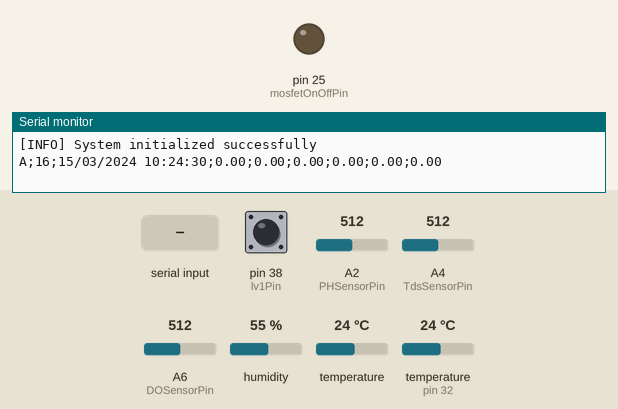
This sketch was run on a simulated Arduino Mega 2560, built with avr-gcc and run on an emulated ATmega2560. Shown: output pins drawn as LEDs (lit = HIGH), the last lines printed to the serial monitor. The test bench sets the inputs (shaded band); at power-on: pin 38 (lv1Pin) HIGH, A2 (PHSensorPin) = 512, A4 (TdsSensorPin) = 512, A6 (DOSensorPin) = 512, humidity 55 %, temperature 24 °C, temperature (sensor on pin 32) 24 °C. The local clock reads 2024-03-15 10:24:30 at power-on unless the sketch sets it.

Above: at 1.2 s.
1.3 s: "SET TEMP MIN \n" received over Serial
At 4.7 s:
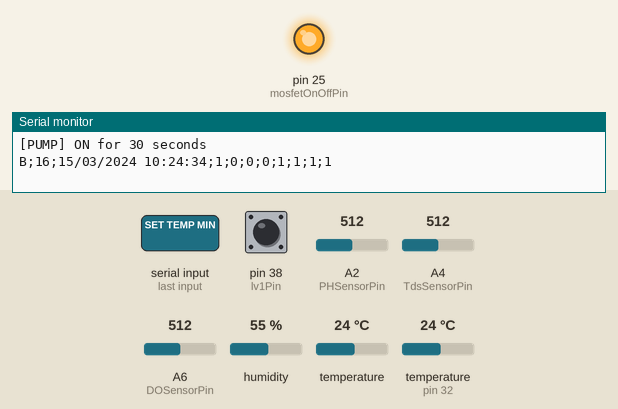
Timing chart, 0 to 34.5 s (numbered marks = the images above; inputs shaded):
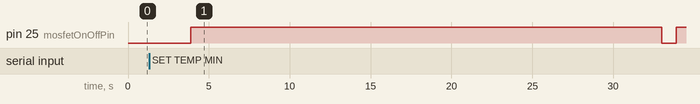

The sketch:

AMCS_CombinedwithExisitingSystem.ino
```cpp
#include <Wire.h>
#include <Adafruit_Sensor.h>
#include <Adafruit_BME280.h>
#include <EEPROM.h>
#include <OneWire.h>            // DS18B20
#include <DallasTemperature.h>  // DS18B20
#include "GravityTDS.h"         // TDS Sensor
#include "DFRobot_PH.h"         // PH Sensor
#include <ds3231.h>             // RTC

// Pin dan Sensor
const int mosfetOnOffPin = 25;
Adafruit_BME280 bme;

// Variabel Sensor dan Pompa
float temp, humidity;
bool pumpActive = false;
unsigned long pumpStartTime = 0;
unsigned long pumpDuration = 0;
unsigned long lastPoll = 0;
const unsigned long pollInterval = 3000;

//  Farm ID
const int farmID = 16;

// A Sensor
float waterTemp = 0.0;
float pHValue = 0.0;
float tdsValue = 0.0;
float oxygenValue = 0.0;

// === B Aktuator ===
bool mainTankPump = true;
bool PHUpPump = false;
bool PHDownPump = false;
bool mixAPump = false;
bool mixBPump = true;
bool valve = true;
bool mist = false;
bool lv1 = false;

// === Threshold Dummy ===
float thPHUp = 6.5;
float thPHDown = 5.5;
float thTDSUp = 1300;
float thTDSDown = 800;
float tempMin = 15.5;
float tempMax = 27.9;
float humMin = 82.0;
float humMax = 92.0;

//  Analog Pin Definitions for Arduino Mega
#define PHSensorPin A2
#define TdsSensorPin A4
#define DOSensorPin A6
int airTempPin = 34;
int waterTempPin = 32;
int lv1Pin = 38;  // Up Level
int lv2Pin = 40;  // Low Level

// DS18B20
#define ONE_WIRE_BUS waterTempPin
OneWire oneWire(ONE_WIRE_BUS);
DallasTemperature sensors(&oneWire);

// pH Sensor
int buf[10];
DFRobot_PH ph;
float PHVoltage = 0;

// TDS Sensor
GravityTDS gravityTds;
#define VREF 5.0            // 5V reference for Arduino Mega
#define SCOUNT 30
int analogBuffer[SCOUNT];
int analogBufferIndex = 0;

// DO Sensor
#define VREF_DO 5000        // 5V reference for Arduino Mega
#define ADC_RES 1024        // 10-bit ADC for Arduino Mega
#define TWO_POINT_CALIBRATION 0
#define READ_TEMP 28
#define CAL1_V 1900
#define CAL1_T 32
#define CAL2_V 1000
#define CAL2_T 14
const uint16_t DO_Table[41] = {
  14460, 14220, 13820, 13440, 13090, 12740, 12420, 12110, 11810, 11530,
  11260, 11010, 10770, 10530, 10300, 10080, 9860, 9660, 9460, 9270,
  9080, 8900, 8730, 8570, 8410, 8250, 8110, 7960, 7820, 7690,
  7560, 7430, 7300, 7180, 7070, 6950, 6840, 6730, 6630, 6530, 6410
};

//Timer Kirim Pesan
unsigned long lastMsgA = 0, lastMsgB = 0, lastMsgSP = 0;

//For RTC
char timeNow[30];
char TimeStamps[30];
struct ts t;
int secondSendA = 0;
int secondSendB = 0;
int secondSendSP = 0;
int secNow = 0;

// Function Declarations
void loadThresholdsFromEEPROM();
void saveThresholdsToEEPROM();
void getTime();
void getTimeStamps();
String getFormattedTime();
bool isPumpOn();
void turnPumpOn();
void turnPumpOff();
void updateMistStatus();
void handleSerialCommand();
void readWaterTemp();
void readPH();
void readTDS();
void readDO();
int16_t readDOValue(uint32_t voltage_mv, uint8_t temperature_c);
void readLevelSensor();

// RTC simulation (since we don't have WiFi)
unsigned long startTime = 0;

// RTC Functions
void getTime(){
  DS3231_get(&t);
  sprintf(timeNow, "%d/%d/%d %d:%d:%d",t.mday,t.mon,t.year,t.hour,t.min,t.sec);
}

void getTimeStamps() {
  DS3231_get(&t);
  sprintf(TimeStamps, "%d;%d;%d;%d;%d;%d", t.year, t.mon, t.mday, t.hour, t.min, t.sec);
}

// EEPROM Helpers
void loadThresholdsFromEEPROM() {
  EEPROM.get(0, tempMin);
  EEPROM.get(10, tempMax);
  EEPROM.get(20, humMin);
  EEPROM.get(30, humMax);
  if (isnan(tempMin)) tempMin = 15.5;
  if (isnan(tempMax)) tempMax = 27.9;
  if (isnan(humMin)) humMin = 82.0;
  if (isnan(humMax)) humMax = 92.0;
}

void saveThresholdsToEEPROM() {
  EEPROM.put(0, tempMin);
  EEPROM.put(10, tempMax);
  EEPROM.put(20, humMin);
  EEPROM.put(30, humMax);
}

// RTC timestamp function
String getFormattedTime() {
  DS3231_get(&t);
  char buffer[30];
  sprintf(buffer, "%02d/%02d/%04d %02d:%02d:%02d",
          t.mday, t.mon, t.year, t.hour, t.min, t.sec);
  return String(buffer);
}

//  Pompa
bool isPumpOn() {
  return digitalRead(mosfetOnOffPin) == HIGH;
}

void turnPumpOn() {
  digitalWrite(mosfetOnOffPin, HIGH);
  if (!pumpActive) {
    pumpActive = true;
    mist = true;  // Update status mist saat pompa ON
    Serial.print("[PUMP] ON for ");
    Serial.print(pumpDuration / 1000);
    Serial.println(" seconds");
  }
}

void turnPumpOff() {
  digitalWrite(mosfetOnOffPin, LOW);
  if (pumpActive) {
    pumpActive = false;
    mist = false;  // Update status mist saat pompa OFF
    Serial.println("[PUMP] OFF");
  }
}

// update status mist
void updateMistStatus() {
  mist = isPumpOn();
}

//Serial Command Handler
void handleSerialCommand() {
  if (Serial.available()) {
    String input = Serial.readStringUntil('\n');
    input.trim();
    input.toUpperCase();

    if (input.startsWith("SET TEMP MIN ")) {
      float value = input.substring(13).toFloat();
      if (value > 0 && value < tempMax) {
        tempMin = value;
        saveThresholdsToEEPROM();
        Serial.print("[THRESHOLD] tempMin updated to ");
        Serial.println(tempMin);
      }
    } else if (input.startsWith("SET TEMP MAX ")) {
      float value = input.substring(13).toFloat();
      if (value > tempMin && value < 100) {
        tempMax = value;
        saveThresholdsToEEPROM();
        Serial.print("[THRESHOLD] tempMax updated to ");
        Serial.println(tempMax);
      }
    } else if (input.startsWith("SET HUM MIN ")) {
      float value = input.substring(12).toFloat();
      if (value > 0 && value < humMax) {
        humMin = value;
        saveThresholdsToEEPROM();
        Serial.print("[THRESHOLD] humMin updated to ");
        Serial.println(humMin);
      }
    } else if (input.startsWith("SET HUM MAX ")) {
      float value = input.substring(12).toFloat();
      if (value > humMin && value < 100) {
        humMax = value;
        saveThresholdsToEEPROM();
        Serial.print("[THRESHOLD] humMax updated to ");
        Serial.println(humMax);
      }
    } else {
      Serial.println("[INFO] Format perintah tidak dikenal");
    }
  }
}

// Sensor Reading Functions
void readWaterTemp() {
  sensors.requestTemperatures();
  waterTemp = sensors.getTempCByIndex(0);
  if (waterTemp == DEVICE_DISCONNECTED_C) {
    waterTemp = 25.0; // Default value if sensor disconnected
  }
}

void readPH() {
  for (int i = 0; i < 10; i++) {
    buf[i] = analogRead(PHSensorPin);
    delay(10);
  }
  int avgValue = 0;
  for (int i = 2; i < 8; i++) {
    avgValue += buf[i];
  }
  PHVoltage = (float)avgValue * 5.0 / 1024.0 / 6;  // For Arduino Mega ADC
  pHValue = ph.readPH(PHVoltage, waterTemp);
  // Alternative calibration formula (uncomment if needed):
  // pHValue = (-0.0128 * PHVoltage) + 25.511;
}

void readTDS() {
  gravityTds.setTemperature(waterTemp);
  gravityTds.update();
  tdsValue = gravityTds.getTdsValue();
}

// Alternative TDS reading method (commented out)
/*
void readTDS() {
  int tdsADC = analogRead(TdsSensorPin);
  float tdsRaw = (float(tdsADC) / 1024.0) * 2000.0;  // For Arduino Mega
  tdsValue = (0.8081 * tdsRaw) + 39.094;  // Kalibrasi ID 10
}
*/

void readDO() {
  int adc = analogRead(DOSensorPin);
  uint16_t voltage_mv = adc * 5000 / 1024;  // Convert to mV for Arduino Mega
  int tempIdx = constrain((int)waterTemp, 0, 40);
  oxygenValue = (float)readDOValue(voltage_mv, tempIdx) / 1000.0;  // Convert to mg/L
}

int16_t readDOValue(uint32_t voltage_mv, uint8_t temperature_c) {
#if TWO_POINT_CALIBRATION == 0
  uint16_t V_saturation = (uint32_t)CAL1_V + (uint32_t)35 * temperature_c - (uint32_t)CAL1_T * 35;
  return (voltage_mv * DO_Table[temperature_c] / V_saturation);
#else
  uint16_t V_saturation = ((int16_t)temperature_c - CAL2_T) * ((uint16_t)CAL1_V - CAL2_V) / ((uint8_t)CAL1_T - CAL2_T) + CAL2_V;
  return (voltage_mv * DO_Table[temperature_c] / V_saturation);
#endif
}

void readLevelSensor() {
  lv1 = digitalRead(lv1Pin);
}

// Setup
void setup() {
  Serial.begin(115200);
  while (!Serial);

  // Initialize EEPROM (Arduino Mega has built-in EEPROM)
  loadThresholdsFromEEPROM();

  // Initialize sensors
  sensors.begin();              // DS18B20
  ph.begin();                  // PH
  gravityTds.setPin(TdsSensorPin);
  gravityTds.setAref(VREF);
  gravityTds.setAdcRange(1023);     // Arduino Mega uses 10-bit ADC (0-1023)
  gravityTds.begin();

  // Initialize pins
  pinMode(mosfetOnOffPin, OUTPUT);
  pinMode(lv1Pin, INPUT_PULLUP);  // Set level sensor pin as input with pullup
  pinMode(lv2Pin, INPUT_PULLUP);  // Set level sensor pin as input with pullup
  digitalWrite(mosfetOnOffPin, LOW);

  // Initialize BME280
  if (!bme.begin(0x76)) {
    Serial.println("[ERROR] BME280 sensor not found!");
    while (1) delay(1);
  }

  // Initialize RTC
  DS3231_init(DS3231_CONTROL_INTCN);

  // Set start time for timestamp simulation
  startTime = millis();

  Serial.println("[INFO] System initialized successfully");
}

  // === Loop ===
void loop() {
  unsigned long now = millis();
  handleSerialCommand();

  // Get current second for RTC timing
  DS3231_get(&t);
  secNow = t.sec;

  // Sensor dan Pompa
  if (now - lastPoll >= pollInterval) {
    lastPoll = now;

    temp = bme.readTemperature();
    humidity = bme.readHumidity();
    readWaterTemp();
    readPH();
    readTDS();
    readDO();
    readLevelSensor();

    if (isnan(temp) || isnan(humidity)) {
      Serial.println("[ERROR] Failed to read BME280 sensor");
      return;
    }

    if (!pumpActive) {
      if (temp < tempMin && humidity >= humMax) {
        pumpDuration = 30000;
      } else if (temp < tempMin && humidity < humMin) {
        pumpDuration = 60000;
      } else if (temp >= tempMax && humidity < humMin) {
        pumpDuration = 30000;
      } else if (temp >= tempMin && temp <= tempMax && humidity >= humMin && humidity <= humMax) {
        pumpDuration = 0;
      } else {
        pumpDuration = 30000;
      }

      if (pumpDuration > 0) {
        pumpStartTime = now;
        turnPumpOn();
      } else {
        turnPumpOff();
      }
    }
  }

  if (pumpActive && (now - pumpStartTime >= pumpDuration)) {
    turnPumpOff();
  }

  // Update mist status setiap loop untuk memastikan sinkronisasi
  updateMistStatus();

  // Get timestamp
  String timestamp = getFormattedTime();

  // PESAN A - Send every 5 seconds based on RTC
  if (secNow != secondSendA && secNow % 5 == 0) {
    secondSendA = secNow;
    String pesanA = "A;" + String(farmID) + ";" + timestamp + ";" +
                    String(waterTemp, 2) + ";" +
                    String(temp, 2) + ";" +
                    String(humidity, 2) + ";" +
                    String(pHValue, 2) + ";" +
                    String(tdsValue, 2) + ";" +
                    String(oxygenValue, 2);
    Serial.println(pesanA);
  }

  // PESAN B - Send every 5 seconds based on RTC (offset by 1 second)
  if (secNow != secondSendB && (secNow + 1) % 5 == 0) {
    secondSendB = secNow;
    String pesanB = "B;" + String(farmID) + ";" + timestamp + ";" +
                    String(mainTankPump) + ";" +
                    String(PHUpPump) + ";" +
                    String(PHDownPump) + ";" +
                    String(mixAPump) + ";" +
                    String(mixBPump) + ";" +
                    String(valve) + ";" +
                    String(mist) + ";" +
                    String(lv1);
    Serial.println(pesanB);
  }

  // PESAN SP - Send every 5 seconds based on RTC (offset by 2 seconds)
  if (secNow != secondSendSP && (secNow + 2) % 5 == 0) {
    secondSendSP = secNow;
    String pesanSP = "SP;" + String(farmID) + ";" + timestamp + ";" +
                     String(thPHUp, 2) + ";" + String(thPHDown, 2) + ";" +
                     String(thTDSUp) + ";" + String(thTDSDown) + ";" +
                     String(tempMax, 2) + ";" + String(tempMin, 2) + ";" +
                     String(humMax, 2) + ";" + String(humMin, 2);
    Serial.println(pesanSP);
  }
}
```
